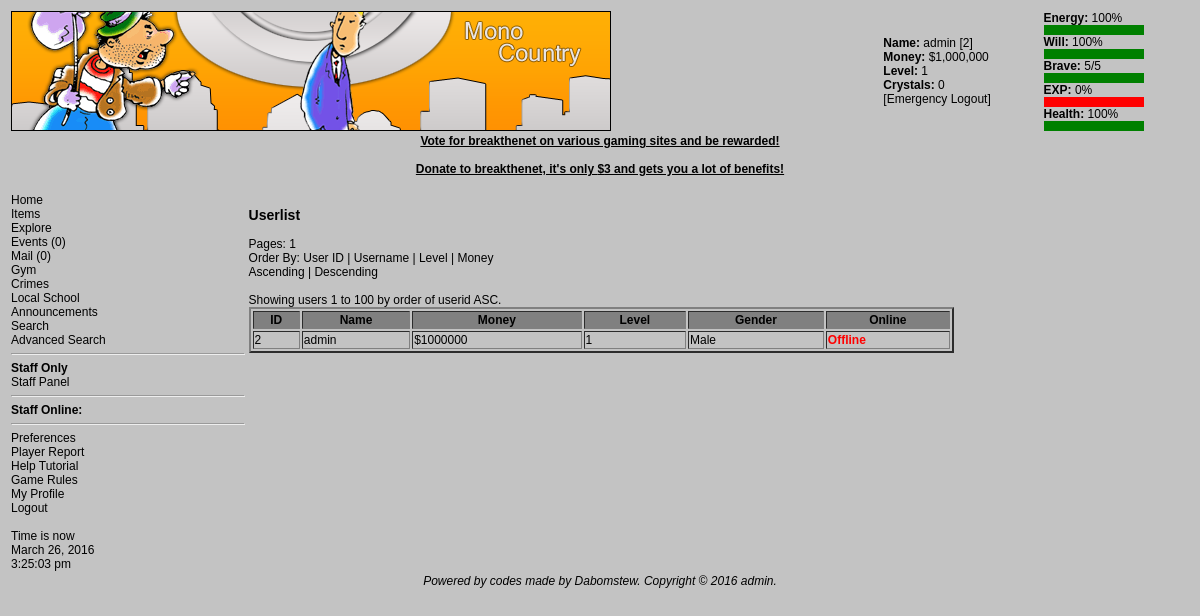
The app's page /userlist.php (signed in) with its own data.
### tables this page shows
CREATE TABLE `users` (
  `userid` int(11) NOT NULL AUTO_INCREMENT,
  `username` varchar(255) NOT NULL DEFAULT '',
  `userpass` varchar(255) NOT NULL DEFAULT '',
  `level` int(11) NOT NULL DEFAULT '0',
  `exp` decimal(11,4) NOT NULL DEFAULT '0.0000',
  `money` int(11) NOT NULL DEFAULT '0',
  `crystals` int(11) NOT NULL DEFAULT '0',
  `laston` int(11) NOT NULL DEFAULT '0',
  `lastip` varchar(255) NOT NULL DEFAULT '',
  `energy` int(11) NOT NULL DEFAULT '0',
  `will` int(11) NOT NULL DEFAULT '0',
  `maxwill` int(11) NOT NULL DEFAULT '0',
  `brave` int(11) NOT NULL DEFAULT '0',
  `maxbrave` int(11) NOT NULL DEFAULT '0',
  `maxenergy` int(11) NOT NULL DEFAULT '0',
  `hp` int(11) NOT NULL DEFAULT '0',
  `maxhp` int(11) NOT NULL DEFAULT '0',
  `lastrest_life` int(11) NOT NULL DEFAULT '0',
  `lastrest_other` int(11) NOT NULL DEFAULT '0',
  `location` int(11) NOT NULL DEFAULT '0',
  `hospital` int(11) NOT NULL DEFAULT '0',
  `jail` int(11) NOT NULL DEFAULT '0',
  `fedjail` int(11) NOT NULL DEFAULT '0',
  `user_level` int(11) NOT NULL DEFAULT '1',
  `gender` enum('Male','Female') NOT NULL DEFAULT 'Male',
  `daysold` int(11) NOT NULL DEFAULT '0',
  `signedup` int(11) NOT NULL DEFAULT '0',
  `course` int(11) NOT NULL DEFAULT '0',
  `cdays` int(11) NOT NULL DEFAULT '0',
  `donatordays` int(11) NOT NULL DEFAULT '0',
  `email` varchar(255) NOT NULL DEFAULT '',
  `login_name` varchar(255) NOT NULL DEFAULT '',
  `display_pic` text NOT NULL,
  `duties` varchar(255) NOT NULL DEFAULT 'N/A',
  `bankmoney` int(11) NOT NULL DEFAULT '0',
  `cybermoney` int(11) NOT NULL DEFAULT '-1',
  `staffnotes` longtext NOT NULL,
  `mailban` int(11) NOT NULL DEFAULT '0',
  `mb_reason` varchar(255) NOT NULL DEFAULT '',
  `hospreason` varchar(255) NOT NULL DEFAULT '',
  `pass_salt` varchar(8) NOT NULL DEFAULT '',
  PRIMARY KEY (`userid`)
);

### userlist.php (the view, shortened to what this page needs)
<?php
require "header.php";
global $c;
$st = ($_GET['st']) ? $_GET['st'] : 0;
$allowed_by = array('userid', 'username', 'level', 'money');
$by = (in_array($_GET['by'], $allowed_by)) ? $_GET['by'] : 'userid';
$allowed_ord = array('asc', 'desc', 'ASC', 'DESC');
$ord = (in_array($_GET['ord'], $allowed_ord)) ? $_GET['ord'] : 'ASC';
print "<h3>Userlist</h3>";
$cnt = mysql_query("SELECT userid FROM users", $c);
$membs = mysql_num_rows($cnt);
$pages = (int) ($membs / 100) + 1;
print "Pages: ";
for ($i = 1; $i <= $pages; $i++)
{
    $stl = ($i - 1) * 100;
    print "<a href='userlist.php?st=$stl&by=$by&ord=$ord'>$i</a>&nbsp;";
}
print
        "<br />
Order By: <a href='userlist.php?st=$st&by=userid&ord=$ord'>User ID</a>&nbsp;| <a href='userlist.php?st=$st&by=username&ord=$ord'>Username</a>&nbsp;| <a href='userlist.php?st=$st&by=level&ord=$ord'>Level</a>&nbsp;| <a href='userlist.php?st=$st&by=money&ord=$ord'>Money</a><br />
<a href='userlist.php?st=$st&by=$by&ord=asc'>Ascending</a>&nbsp;| <a href='userlist.php?st=$st&by=$by&ord=desc'>Descending</a><br /><br />";
$q =
        mysql_query(
                "SELECT u.* FROM users u ORDER BY $by $ord LIMIT $st,100",
                $c);
$no1 = $st + 1;
$no2 = $st + 100;
print
        "Showing users $no1 to $no2 by order of $by $ord.
<table width=75% border=2><tr style='background:gray'><th>ID</th><th>Name</th><th>Money</th><th>Level</th><th>Gender</th><th>Online</th></tr>";
while ($r = mysql_fetch_array($q))
{
    $d = "";
    print
            "<tr><td>{$r['userid']}</td><td><a href='viewuser.php?u={$r['userid']}'>{$r['username']} $d</a></td><td>\${$r['money']}</td><td>{$r['level']}</td><td>{$r['gender']}</td><td>";
    if ($r['laston'] >= time() - 15 * 60)
    {
        print "<font color=green><b>Online</b></font>";
    }
    else
    {
        print "<font color=red><b>Offline</b></font>";
    }
    print "</td></tr>";
}
print "</table>";

### css/game.css (style rules this page uses)
body { font-family: helvetica, arial, geneva, sans-serif; font-size: 9pt; color: black; scrollbar-base-color: #005B70; scrollbar-arrow-color: #F3960B; scrollbar-DarkShadow-Color: #000000; }
a:visited,a:active,a:hover,a:link { color: black; text-decoration: none; }
table,tr,td { font-family: helvetica, arial, geneva, sans-serif; font-size: 9pt; }

### records on screen
users: userid "2", username "admin", money "1000000", level "1", gender "Male", laston "Offline"

### other values on screen
$u "admin"
$ir['userid'] "2"
$fm "$1,000,000"
$ir['level'] "1"
$ir['crystals'] "0"
$enperc "100"
$wiperc "100"
$ir['brave'] "5"
$ir['maxbrave'] "5"
$experc "0"
$hpperc "100"
$no1 "1"
$no2 "100"
$by "userid"
$ord "ASC"
